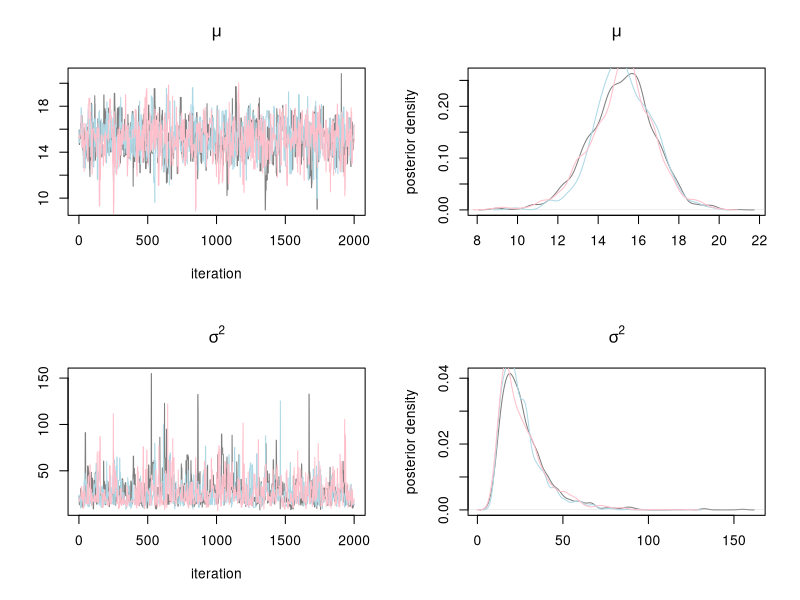
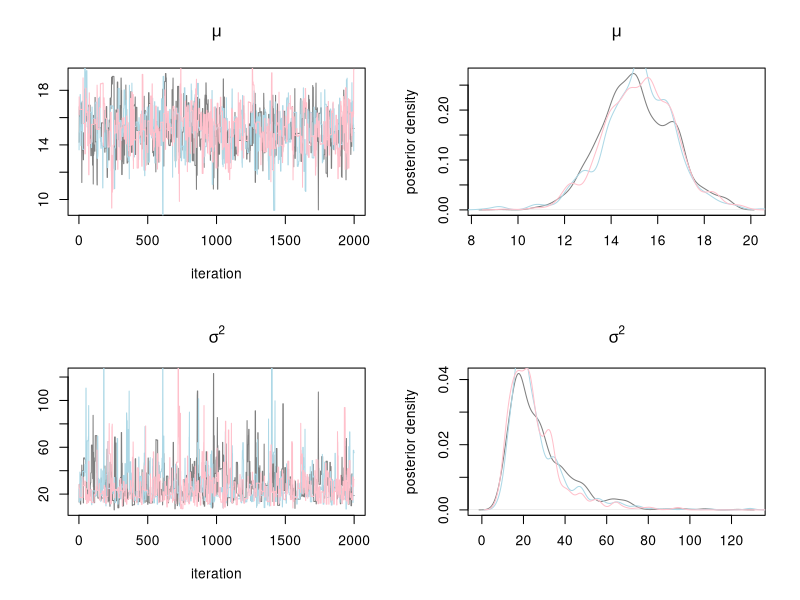
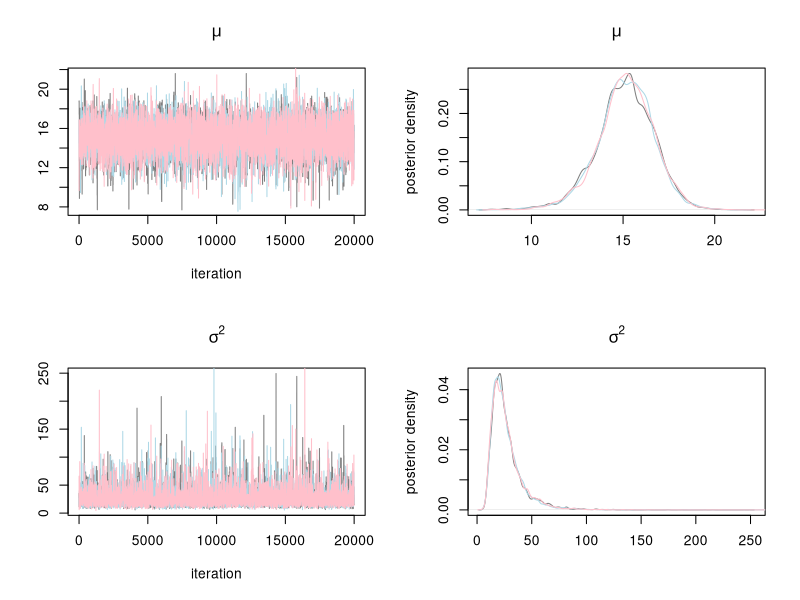
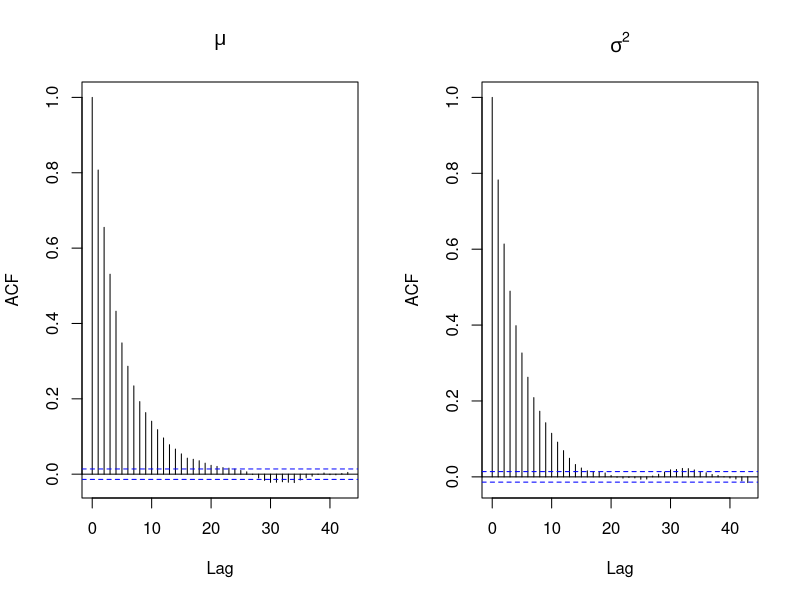
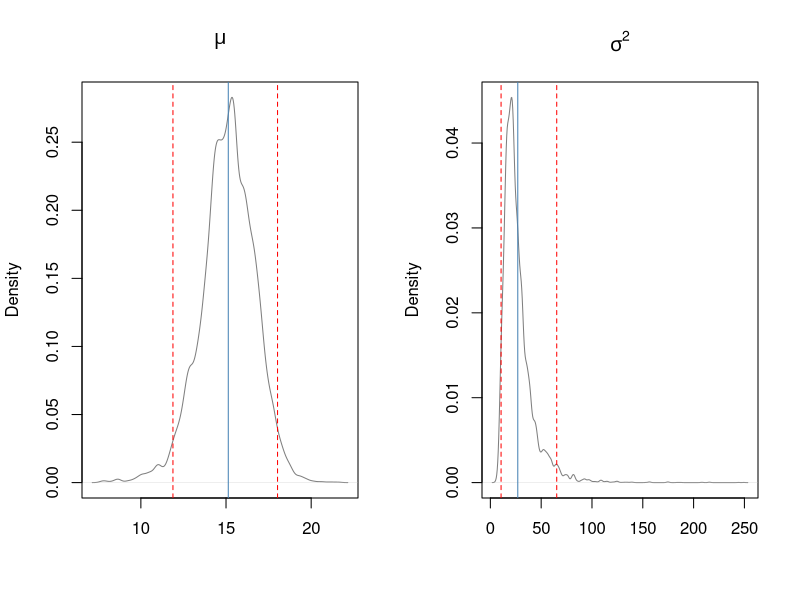
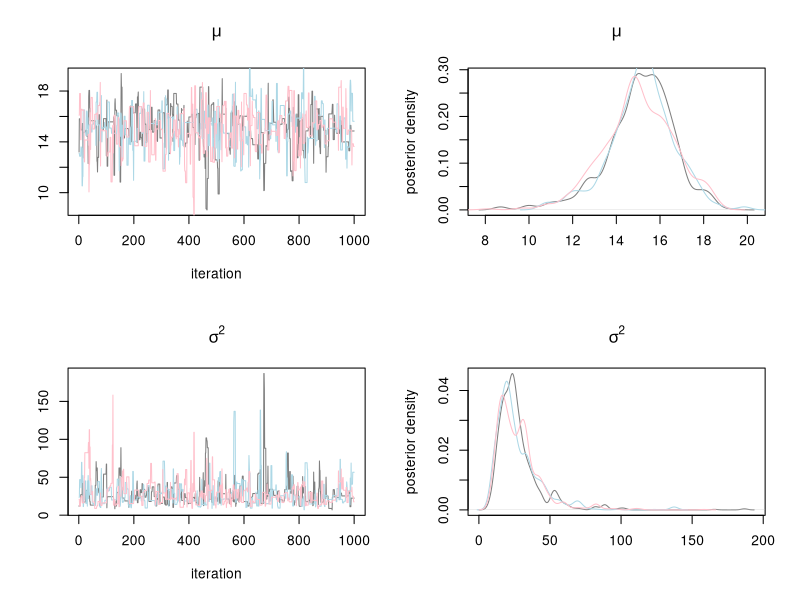
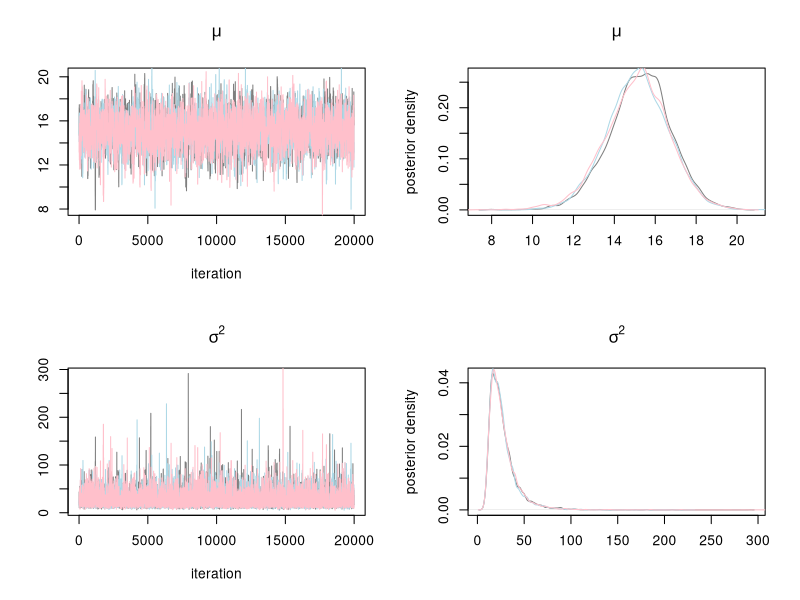
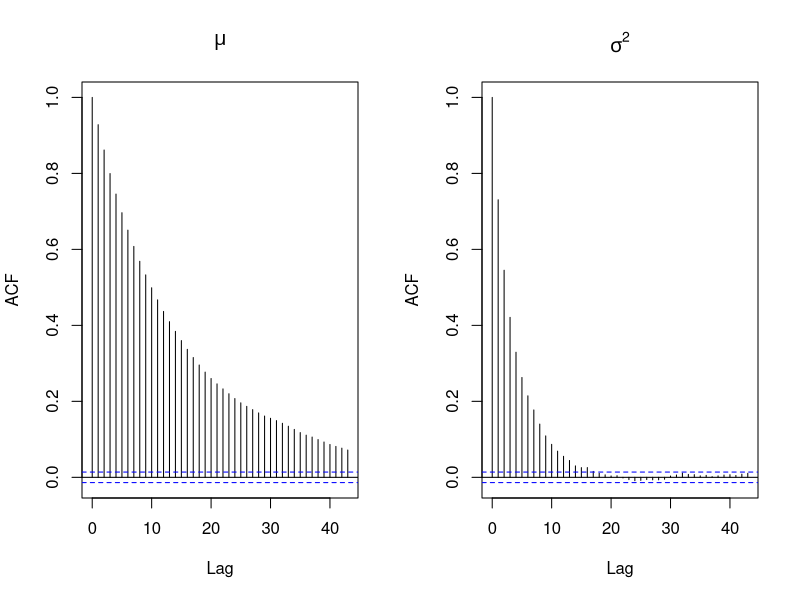

Source code (R) for these figures, in order:
setwd('C:/Users/HK/Desktop/GitHub/Graduate/Bayesian')
library(coda)
library(tidyverse)

# dataList
mu0 = 10 ; sigsq0 = 25 ; a = 0.5 ; b = 1
x = c(10, 13, 15, 11, 9, 18, 20, 17, 23, 21)
dataList <- list(x = x, mu0 = mu0, sigsq0 = sigsq0, a = a, b = b)

# posterior kernel
post.norm <- function(theta, dataList) {
  # retrieve data from dataList
  x = dataList$x
  mu0 = dataList$mu0
  sigsq0 = dataList$sigsq0
  a = dataList$a
  b = dataList$b
  
  # calculate likelihood
  mu <- theta[1] ; sigsq <- theta[2]
  f <- exp( -0.5*length(x)*log(sigsq) -0.5*sum((x-mu)^2)/sigsq -
             0.5*(mu-mu0)^2/sigsq0-(a+1)*log(sigsq) -b/sigsq )
  return(f)
}

# metropolis algorithm
metro.norm <- function(nsim, nburn, delta, dataList, initList) {
  # initial values of mu and log.sigsq
  mu = initList$mu
  log.sigsq = log(initList$sigsq)
  
  theta.curr <- c(mu, log.sigsq)
  p <- length(theta.curr)

  # --- start iterations
  par.samples <- matrix(0, nsim, p)
  for (iter in 1:(nsim+nburn)) {
    z <- rnorm(p)
    theta.prop <- z*delta + theta.curr
    mu.curr <- theta.curr[1] ; sigsq.curr <- exp(theta.curr[2])
    mu.prop <- theta.prop[1] ; sigsq.prop <- exp(theta.prop[2])
    alpha <- (post.norm(c(mu.prop, sigsq.prop), dataList) / post.norm(c(mu.curr, sigsq.curr), dataList)) *
             (sigsq.prop / sigsq.curr)
    if (runif(1) < alpha) { 
      theta.next <- theta.prop 
    } else { 
      theta.next <- theta.curr 
    }
    theta.curr <- theta.next
    
    if (iter > nburn) par.samples[iter-nburn,] <- c(theta.next[1], exp(theta.next[2]))
  }
  # --- end iterations
  
  return(par.samples)
}

# draw random initial values
init.random <- function(x) {
  resampledX <- sample(x, replace = T)
  mu.init <- mean(resampledX)
  sigsq.init <- var(resampledX)
  return(list(mu = mu.init, sigsq = sigsq.init))
}

# check convergence
# 경로그림과 사후밀도함수
check.plots <- function(mcmc.samples) {
  mu.samples <- mcmc.samples[,1,]
  sigsq.samples <- mcmc.samples[,2,]
  
  cols <- c('gray50', 'lightblue', 'pink')
  par(mfrow = c(2, 2))
  plot(mu.samples[,1], col = cols[1], type = "l", xlab = "iteration", ylab = "", main = quote(mu))
  lines(mu.samples[,2], col = cols[2])
  lines(mu.samples[,3], col = cols[3])
  plot(density(mu.samples[,1]), col = cols[1], xlab = "", ylab = "posterior density", main = quote(mu))
  lines(density(mu.samples[,2]), col = cols[2])
  lines(density(mu.samples[,3]), col = cols[3])
  plot(sigsq.samples[,1], col = cols[1], type = "l", xlab = "iteration", ylab = "", main = quote(sigma^2))
  lines(sigsq.samples[,2], col = cols[2])
  lines(sigsq.samples[,3], col = cols[3])
  plot(density(sigsq.samples[,1]), col = cols[1], xlab = "", ylab = "posterior density", main = quote(sigma^2))
  lines(density(sigsq.samples[,2]), col = cols[2])
  lines(density(sigsq.samples[,3]), col = cols[3])
}

# gelman 상수
check.gelman <- function(mcmc.samples) {
  samples.1 <- mcmc(mcmc.samples[,,1])
  samples.2 <- mcmc(mcmc.samples[,,2])
  samples.3 <- mcmc(mcmc.samples[,,3])
  codaSamples <- mcmc.list(list(samples.1, samples.2, samples.3))
  gelman <- gelman.diag(codaSamples)
  return(gelman)
}

# 채택확률
check.accept <- function(mcmc.samples) {
  Metro.draws <- mcmc(mcmc.samples[,,1])
  accept.rate <- 1 - rejectionRate(Metro.draws)
  return(accept.rate)
} 

# 자기상관함수
check.acf <- function(mcmc.samples) {
  mu.samples <- mcmc.samples[,1,]
  sigsq.samples <- mcmc.samples[,2,]
  
  par(mfrow = c(1, 2))
  acf(mu.samples[,1], main = quote(mu))
  acf(sigsq.samples[,1], main = quote(sigma^2))
}

# 95% HPD
infer.HPD <- function(mcmc.samples) {
  mcmc.samples.combined <- rbind(mcmc.samples[,,1], mcmc.samples[,,2], mcmc.samples[,,3])
  estimate <- apply(mcmc.samples.combined, 2, mean)
  HPD <- apply(mcmc.samples.combined, 2, function(x) quantile(x, c(0.025, 0.975)))
  out <- rbind(estimate, HPD)
  return(out)
}


##### Exercises #####

# 1) preliminary run
nchains = 3
nsim = 2000 ; nburn = 0
p = 2
mcmc.samples.one <- array(0, c(nsim, p, nchains))

delta.one <- 1
for (ich in 1:nchains) {
  initList <- init.random(x)
  mcmc.samples.one[,,ich] <- metro.norm(nsim, nburn, delta.one, dataList, initList)
}

# mu와 sigsq의 추정치와 표준편차
c(mean(mcmc.samples.one[,1,1]), mean(log(mcmc.samples.one[,2,1])))
c(var(mcmc.samples.one[,1,1]), var(log(mcmc.samples.one[,2,1])))

(delta.mu <- sd(mcmc.samples.one[,1,]))
(delta.sigsq <- sd(log(mcmc.samples.one[,2,])))


# 2)
(delta.est <- c(delta.mu, delta.sigsq) * sqrt(2.4))

# 3) metro.norm 함수에 delta 대신 delta.each를 사용한다 (vector)

# 4) quick MH & acceptance rate
mcmc.samples.est <- array(0, c(nsim, p, nchains))
for (ich in 1:nchains) {
  initList <- init.random(x)
  mcmc.samples.est[,,ich] <- metro.norm(nsim, nburn, delta.est, dataList, initList)
}
check.accept(mcmc.samples.est) 
check.plots(mcmc.samples.est)


# 5)
delta.change <- c(3.3, 1.1)
mcmc.samples.change <- array(0, c(nsim, p, nchains))
for (ich in 1:nchains) {
  initList <- init.random(x)
  mcmc.samples.change[,,ich] <- metro.norm(nsim, nburn, delta.change, dataList, initList)
}
check.accept(mcmc.samples.change) 
check.plots(mcmc.samples.change)


# 6) 
nchains = 3
nsim = 25000 ; nburn = 0

#####
mcmc.samples.change <- array(0, c(nsim, p, nchains))
for (ich in 1:nchains) {
  initList <- init.random(x)
  mcmc.samples.change[,,ich] <- metro.norm(nsim, nburn, delta.change, dataList, initList)
}

c(mean(mcmc.samples.change[-(1:5000),1,1]), mean(log(mcmc.samples.change[-(1:5000),2,1])))
c(var(mcmc.samples.change[-(1:5000),1,1]), var(log(mcmc.samples.change[-(1:5000),2,1])))

check.plots(mcmc.samples.change[-(1:5000),,])
check.gelman(mcmc.samples.change[-(1:5000),,])
check.accept(mcmc.samples.change[-(1:5000),,])
check.acf(mcmc.samples.change[-(1:5000),,])
(HPD.optim <- infer.HPD(mcmc.samples.change[-(1:5000),,]))

par(mfrow = c(1, 2))
plot(density(mcmc.samples.change[-(1:5000),1,1]), col = 'gray50', main = quote(mu), xlab = '')
abline(v = HPD.optim[1,1], col = 'steelblue')
abline(v = HPD.optim[-1,1], col = 'red', lty = 2)
plot(density((mcmc.samples.change[-(1:5000),2,1])), col = 'gray50', main = quote(sigma^2), xlab = '')
abline(v = (HPD.optim[1,2]), col = 'steelblue')
abline(v = (HPD.optim[-1,2]), col = 'red', lty = 2)

check.plots(mcmc.samples.change[(1:1000),,])
check.gelman(mcmc.samples.change[(1:1000),,])

#####
mcmc.samples.one <- array(0, c(nsim, p, nchains))
for (ich in 1:nchains) {
  initList <- init.random(x)
  mcmc.samples.one[,,ich] <- metro.norm(nsim, nburn, delta = delta.one, dataList, initList)
}
c(mean(mcmc.samples.one[-(1:5000),1,1]), mean(log(mcmc.samples.one[-(1:5000),2,1])))
c(var(mcmc.samples.one[-(1:5000),1,1]), var(log(mcmc.samples.one[-(1:5000),2,1])))

check.plots(mcmc.samples.one[-(1:5000),,])
check.gelman(mcmc.samples.one[-(1:5000),,])
check.accept(mcmc.samples.one[-(1:5000),,])
check.acf(mcmc.samples.one[-(1:5000),,])
(HPD.one <- infer.HPD(mcmc.samples.one[-(1:5000),,]))

par(mfrow = c(1, 2))
plot(density(mcmc.samples.one[-(1:5000),1,1]), col = 'gray50', main = quote(mu), xlab = '')
abline(v = HPD.one[1,1], col = 'steelblue')
abline(v = HPD.one[-1,1], col = 'red', lty = 2)
plot(density(mcmc.samples.one[-(1:5000),2,1]), col = 'gray50', main = quote(sigma^2), xlab = '')
abline(v = HPD.one[1,2], col = 'steelblue')
abline(v = HPD.one[-1,2], col = 'red', lty = 2)

check.plots(mcmc.samples.one[(1:1000),,])
check.gelman(mcmc.samples.one[(1:1000),,])

